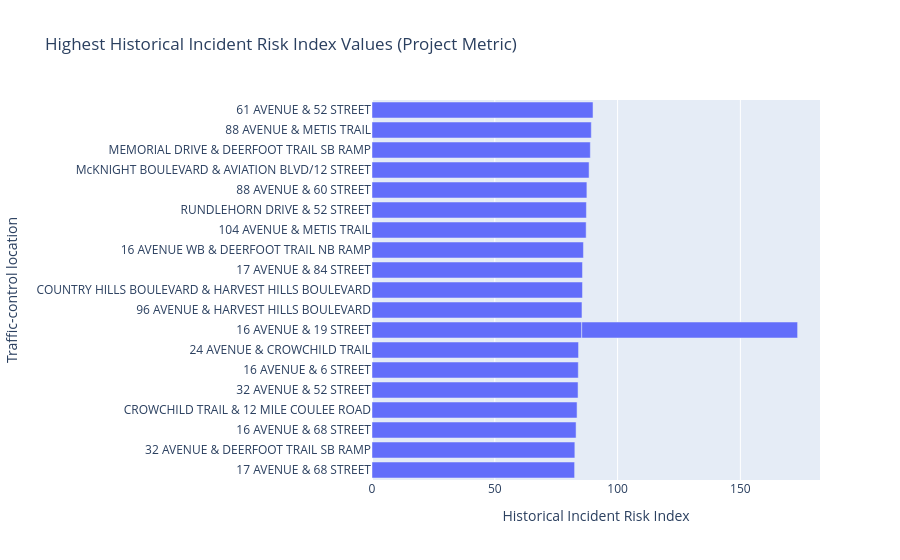

Write notebook code for a chart like this one.
### Code cell
# Plot the highest index values for exploration.
top_risk_controls = (
    risk_controls
    .sort_values(
        "historical_incident_risk_index",
        ascending=False,
    )
    .head(20)
    .copy()
)

fig = px.bar(
    top_risk_controls.sort_values(
        "historical_incident_risk_index"
    ),
    x="historical_incident_risk_index",
    y="intersection_name",
    orientation="h",
    title=(
        "Highest Historical Incident Risk Index Values "
        "(Project Metric)"
    ),
    labels={
        "historical_incident_risk_index":
            "Historical Incident Risk Index",
        "intersection_name":
            "Traffic-control location",
    },
)

fig.show()

### Figure 1 — Plotly figure (JSON) as saved in the notebook; plotly's stock layout.template omitted (floating-point values rounded to 4 significant figures)
{"data": [{"hovertemplate": "Historical Incident Risk Index=%{x}<br>Traffic-control location=%{y}<extra></extra>", "legendgroup": "", "marker": {"color": "#636efa", "pattern": {"shape": ""}}, "name": "", "orientation": "h", "showlegend": false, "textposition": "auto", "type": "bar", "x": [82.5, 82.6, 83.1, 83.5, 83.9, 84.0, 84.1, 85.4, 85.5, 85.7, 85.7, 86.1, 87.2, 87.3, 87.5, 87.9, 88.4, 88.9, 89.3, 90.0], "xaxis": "x", "y": ["17 AVENUE & 68 STREET", "32 AVENUE & DEERFOOT TRAIL SB RAMP", "16 AVENUE & 68 STREET", "CROWCHILD TRAIL & 12 MILE COULEE ROAD", "32 AVENUE & 52 STREET", "16 AVENUE & 6 STREET", "24 AVENUE & CROWCHILD TRAIL", "16 AVENUE & 19 STREET", "96 AVENUE & HARVEST HILLS BOULEVARD", "COUNTRY HILLS BOULEVARD & HARVEST HILLS BOULEVARD", "17 AVENUE & 84 STREET", "16 AVENUE WB & DEERFOOT TRAIL NB RAMP", "104 AVENUE & METIS TRAIL", "RUNDLEHORN DRIVE & 52 STREET", "88 AVENUE & 60 STREET", "16 AVENUE & 19 STREET", "McKNIGHT BOULEVARD & AVIATION BLVD/12 STREET", "MEMORIAL DRIVE & DEERFOOT TRAIL SB RAMP", "88 AVENUE & METIS TRAIL", "61 AVENUE & 52 STREET"], "yaxis": "y"}], "layout": {"barmode": "relative", "legend": {"tracegroupgap": 0}, "title": {"text": "Highest Historical Incident Risk Index Values (Project Metric)"}, "xaxis": {"anchor": "y", "domain": [0, 1], "title": {"text": "Historical Incident Risk Index"}}, "yaxis": {"anchor": "x", "domain": [0, 1], "title": {"text": "Traffic-control location"}}}}
